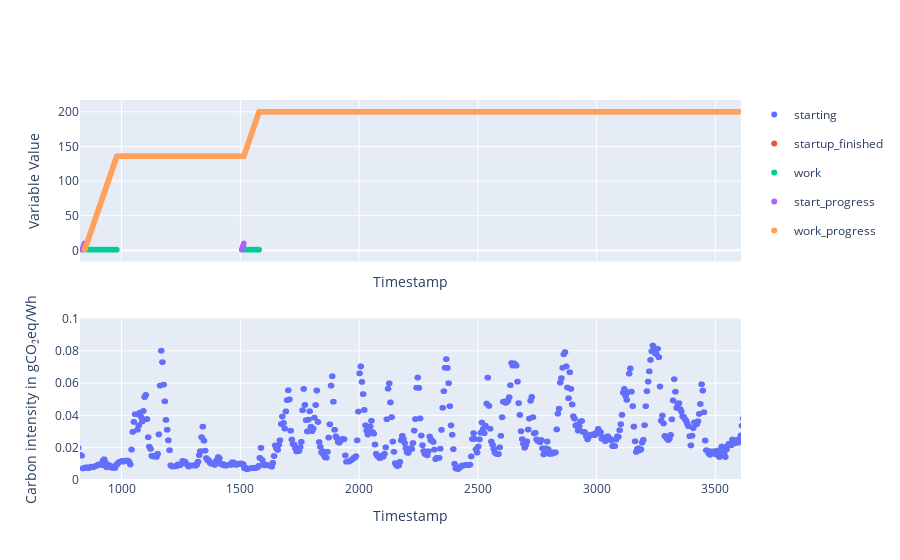

Source (notebook cell):
### Code cell
prototype_fig = make_subplots(rows=2, cols=1, shared_xaxes=True)

graph_times = list(carbon_cost_at_time.keys())
graph_carbon_costs = list(carbon_cost_at_time.values())

fig_carbon = px.scatter(x=graph_times, y=graph_carbon_costs)
prototype_fig.add_trace(fig_carbon.data[0], row=2, col=1)

# Okay, nice. Let's visualize our prototype scheduling approach

variables = [(starting, 'starting'), (startup_finished, 'startup_finished'), (work, 'work'), (startup_time_progressed, 'start_progress'), (work_time_progressed, 'work_progress')]

df = pd.DataFrame(data=[], columns=['time', 'value', 'name'])



for variable, name in variables:
    as_dict = {t: pulp.value(variable[t]) if pulp.value(variable[t]) is not None else 0 for t in range(DEADLINE)}

    foo = pd.DataFrame(list(as_dict.items()), columns=['time', 'value'])
    foo['name'] = name

    foo = foo[foo['value'] != 0]

    df = pd.concat([df, foo], ignore_index=True)

scheduling_plot = px.scatter(df, x='time', y='value', color='name')

prototype_fig.add_traces([plot for plot in scheduling_plot.data], rows=1, cols=1)

prototype_fig.update_xaxes(title_text="Timestamp", range=[df['time'].min()-10, df['time'].max()+10])

prototype_fig.update_yaxes(title_text="Variable Value", fixedrange=True, row=1, col=1)
prototype_fig.update_yaxes(title_text="Carbon intensity in gCO₂eq/Wh", fixedrange=True, row=2, col=1)


# prototype_fig.update_layout({'yaxis': {'range': [-0.5, 1.5], 'tickmode': 'linear'}})
prototype_fig.update_layout({'yaxis2': {'range': [0,0.1]}})

prototype_fig.show()

### Figure 1 — Plotly figure (JSON) as saved in the notebook; plotly's stock layout.template omitted (floating-point values rounded to 4 significant figures; data arrays with more than 128 entries replaced by an {"elided": "..."} marker saying what was removed)
{"data": [{"hovertemplate": "x=%{x}<br>y=%{y}<extra></extra>", "legendgroup": "", "marker": {"color": "#636efa", "symbol": "circle"}, "mode": "markers", "name": "", "showlegend": false, "type": "scattergl", "x": {"elided": "7200 int values"}, "xaxis": "x2", "y": {"elided": "7200 float values"}, "yaxis": "y2"}, {"hovertemplate": "name=starting<br>time=%{x}<br>value=%{y}<extra></extra>", "legendgroup": "starting", "marker": {"color": "#636efa", "symbol": "circle"}, "mode": "markers", "name": "starting", "showlegend": true, "type": "scattergl", "x": [835, 836, 837, 838, 839, 840, 841, 842, 843, 844, 1506, 1507, 1508, 1509, 1510, 1511, 1512, 1513, 1514, 1515], "xaxis": "x", "y": [1, 1, 1, 1, 1, 1, 1, 1, 1, 1, 1, 1, 1, 1, 1, 1, 1, 1, 1, 1], "yaxis": "y"}, {"hovertemplate": "name=startup_finished<br>time=%{x}<br>value=%{y}<extra></extra>", "legendgroup": "startup_finished", "marker": {"color": "#EF553B", "symbol": "circle"}, "mode": "markers", "name": "startup_finished", "showlegend": true, "type": "scattergl", "x": [844, 1515], "xaxis": "x", "y": [1, 1], "yaxis": "y"}, {"hovertemplate": "name=work<br>time=%{x}<br>value=%{y}<extra></extra>", "legendgroup": "work", "marker": {"color": "#00cc96", "symbol": "circle"}, "mode": "markers", "name": "work", "showlegend": true, "type": "scattergl", "x": {"elided": "200 int values"}, "xaxis": "x", "y": {"elided": "200 int values"}, "yaxis": "y"}, {"hovertemplate": "name=start_progress<br>time=%{x}<br>value=%{y}<extra></extra>", "legendgroup": "start_progress", "marker": {"color": "#ab63fa", "symbol": "circle"}, "mode": "markers", "name": "start_progress", "showlegend": true, "type": "scattergl", "x": [835, 836, 837, 838, 839, 840, 841, 842, 843, 844, 1506, 1507, 1508, 1509, 1510, 1511, 1512, 1513, 1514, 1515], "xaxis": "x", "y": [1, 2, 3, 4, 5, 6, 7, 8, 9, 10, 1, 2, 3, 4, 5, 6, 7, 8, 9, 10], "yaxis": "y"}, {"hovertemplate": "name=work_progress<br>time=%{x}<br>value=%{y}<extra></extra>", "legendgroup": "work_progress", "marker": {"color": "#FFA15A", "symbol": "circle"}, "mode": "markers", "name": "work_progress", "showlegend": true, "type": "scattergl", "x": {"elided": "2754 int values"}, "xaxis": "x", "y": {"elided": "2754 int values"}, "yaxis": "y"}], "layout": {"xaxis": {"anchor": "y", "domain": [0, 1], "matches": "x2", "range": [825, 3608], "showticklabels": false, "title": {"text": "Timestamp"}}, "xaxis2": {"anchor": "y2", "domain": [0, 1], "range": [825, 3608], "title": {"text": "Timestamp"}}, "yaxis": {"anchor": "x", "domain": [0.575, 1], "fixedrange": true, "title": {"text": "Variable Value"}}, "yaxis2": {"anchor": "x2", "domain": [0, 0.425], "fixedrange": true, "range": [0, 0.1], "title": {"text": "Carbon intensity in gCO₂eq/Wh"}}}}
